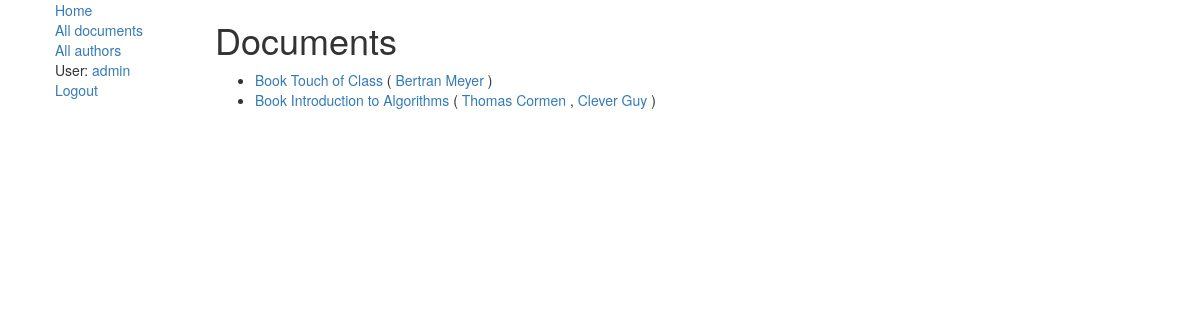
/library/document/ (signed in), run on the app's committed database.
### library/models.py (models this page shows, shortened)
class Document(models.Model):
    title = models.CharField(max_length=100)
    authors = models.ManyToManyField('Author', help_text='Select authors')
    description = models.TextField(max_length=1000, help_text="Enter a description of the document")
    type = models.ForeignKey('DocType', on_delete=models.SET_NULL, null=True)
    tags = models.ManyToManyField('Tag', help_text="Select tags")

class DocType(models.Model):
    name = models.CharField(max_length=50, help_text="Document type name")
    fields = models.CharField(max_length=1000, blank=True,
                              help_text="Fields labels separated with semicolon. Max: 5")
    class Meta:
        verbose_name = "Document Type"
        verbose_name_plural = "Documents' Types"
    def __str__(self):
        return self.name

class Author(models.Model):
    first_name = models.CharField(max_length=100)
    last_name = models.CharField(max_length=100)
    date_born = models.DateField(null=True, blank=True)
    date_died = models.DateField('Died', null=True, blank=True)
    def get_absolute_url(self):
        return reverse('author-detail', args=[str(self.id)])

### library/views.py (the view)
class DocumentListView(generic.ListView):
    model = Document
    paginate_by = 10

### library/templates/library/document_list.html (shortened to what this page needs)
{% extends "base_generic.html" %}
{% block content %}
    <h1>Documents</h1>
    {% if document_list %}
        <ul>
            {% for document in document_list %}
                <li>
                    <a href="{% url 'document-detail' id=document.id %}">{{ document.type }} {{ document.title }} </a>
                    ({% for author in document.authors.all %}
                    <a href="{{ author.get_absolute_url }}">{{ author.first_name }} {{ author.last_name }}</a>
                    {% if not forloop.last %},{% endif %}
                {% endfor %})
                </li>
            {% endfor %}
        </ul>
    {% else %}
        <p>There are no documents in the library yet</p>
    {% endif %}
{% endblock %}

### library/templates/base_generic.html (shortened to what this page needs)
<!DOCTYPE html>
<html lang="en-us">
<head>
    <link rel="stylesheet" href="https://maxcdn.bootstrapcdn.com/bootstrap/3.3.7/css/bootstrap.min.css">
    <link rel="stylesheet" href="styles.css">
</head>
<body link="">
<div class="container-fluid">
    <div class="row">
        <div class="col-sm-2">
            {% block sidebar %}
                <ul class="sidebar-nav">
                    <div><a href="{% url 'index' %}">Home</a></div>
                    <div><a href="{% url 'document' %}">All documents</a></div>
                    <div><a href="{% url 'authors' %}">All authors</a></div>
                    {% if user.is_authenticated %}
                        <div>User: <a href="{% url 'account' %}">{{ user.get_username }}</a></div>
                        <div><a href="{% url 'logout' %}?next={{ request.path }}">Logout</a></div>
                    {% else %}
                        <div><a href="{% url 'login' %}?next={{ request.path }}">Login</a></div>
                    {% endif %}
                </ul>
            {% endblock %}
        </div>
        <div class="col-sm-10 ">
            {% block content %}{% endblock %}
        </div>
    </div>
</div>
</body>
</html>

### data on the page
Document: type "Book", title "Touch of Class"
Author: first_name "Bertran", last_name "Meyer"
Document: type "Book", title "Introduction to Algorithms"
Author: first_name "Thomas", last_name "Cormen"
Author: first_name "Clever", last_name "Guy"

### other printed values
{{ user.get_username }} "admin"
